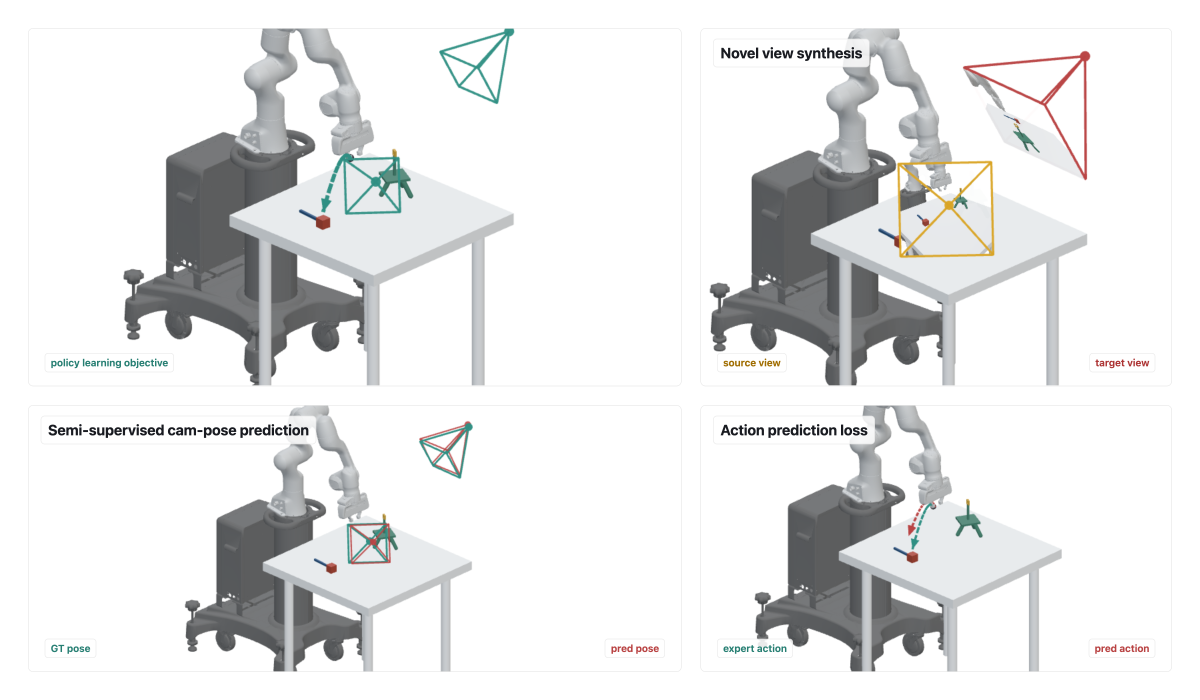
#> input picture figures/teaser.png, 3600 x 2100 px (shown at 1/3 size)
$ python render_pipeline_figure.py
#> lines starting #> are read from the running program, lines starting #| are printed output that depends on the picture
from __future__ import annotations

import colorsys
import math
from pathlib import Path

import numpy as np
from PIL import Image, ImageDraw, ImageFilter, ImageFont, ImageOps


ROOT = Path(__file__).resolve().parents[1]
OUT = ROOT / "pipeline.png"
ASSETS = ROOT / "pipeline_assets"

W, H = 3200, 1600
FONT = Path("/System/Library/Fonts/Supplemental/Arial.ttf")
BOLD = Path("/System/Library/Fonts/Supplemental/Arial Bold.ttf")
BLACK = Path("/System/Library/Fonts/Supplemental/Arial Black.ttf")


def font(size: int, bold: bool = False, black: bool = False) -> ImageFont.FreeTypeFont:
    return ImageFont.truetype(str(BLACK if black else (BOLD if bold else FONT)), size)


F_TITLE = font(76, black=True)
F_SUB = font(38)
F_PANEL = font(46, bold=True)
F_BAND = font(43, bold=True)
F_LABEL = font(40, bold=True)
F_SMALL = font(32)
F_TINY = font(31)
F_CHIP = font(29, bold=True)

C_TEXT = "#171b25"
C_MUTED = "#66758d"
C_LINE = "#d7e0ea"
C_TEAL = "#159d8c"
C_TEAL_DARK = "#0d7f74"
C_RED = "#c74b4e"
C_ORANGE = "#e88412"
C_BLUE = "#2d95c4"
C_PURPLE = "#7b66ff"
C_GREEN_FILL = "#e9f7ef"
C_GREEN_STROKE = "#bde8cf"
C_CYAN_FILL = "#eaf9fb"
C_CYAN_STROKE = "#b9e8ee"
C_PURPLE_FILL = "#f0ecff"
C_ORANGE_FILL = "#fff5e8"

img = Image.new("RGB", (W, H), "#f8fafc")
d = ImageDraw.Draw(img)


def rounded(box, r=20, fill="white", outline=C_LINE, width=3):
    d.rounded_rectangle(box, radius=r, fill=fill, outline=outline, width=width)


def shadowed_panel(box, r=24, fill="white"):
    x0, y0, x1, y1 = box
    layer = Image.new("RGBA", (W, H), (0, 0, 0, 0))
    ld = ImageDraw.Draw(layer)
    ld.rounded_rectangle((x0 + 8, y0 + 12, x1 + 8, y1 + 12), radius=r, fill=(20, 35, 55, 23))
    layer = layer.filter(ImageFilter.GaussianBlur(18))
    img.paste(Image.alpha_composite(img.convert("RGBA"), layer).convert("RGB"))
    d.rounded_rectangle(box, radius=r, fill=fill, outline=C_LINE, width=3)


def paste_cover(src, box, radius=0, border=None, bw=0, bg="#ffffff"):
    x0, y0, x1, y1 = map(int, box)
    tw, th = x1 - x0, y1 - y0
    fitted = ImageOps.fit(src.convert("RGB"), (tw, th), method=Image.Resampling.LANCZOS, centering=(0.5, 0.5))
    if radius:
        mask = Image.new("L", (tw, th), 0)
        md = ImageDraw.Draw(mask)
        md.rounded_rectangle((0, 0, tw, th), radius=radius, fill=255)
        bgim = Image.new("RGB", (tw, th), bg)
        bgim.paste(fitted, (0, 0), mask)
        img.paste(bgim, (x0, y0))
    else:
        img.paste(fitted, (x0, y0))
    if border and bw:
        d.rounded_rectangle((x0, y0, x1, y1), radius=radius, outline=border, width=bw)


def text_center(xy, text, fnt, fill=C_TEXT):
    x, y = xy
    box = d.textbbox((0, 0), text, font=fnt)
    d.text((x - (box[2] - box[0]) / 2, y - (box[3] - box[1]) / 2), text, font=fnt, fill=fill)


def text_fit_center(xy, text, size, max_width, fill=C_TEXT, bold=False, min_size=17):
    chosen = size
    fnt = font(chosen, bold=bold)
    while chosen > min_size:
        box = d.textbbox((0, 0), text, font=fnt)
        if box[2] - box[0] <= max_width:
            break
        chosen -= 1
        fnt = font(chosen, bold=bold)
    text_center(xy, text, fnt, fill=fill)


def text_multiline_fit_center(xy, text, size, max_width, fill=C_TEXT, bold=False, min_size=17, line_gap=3):
    lines = [line for line in text.split("\n") if line]
    chosen = size
    fnt = font(chosen, bold=bold)
    while chosen > min_size:
        widths = [d.textbbox((0, 0), line, font=fnt)[2] for line in lines]
        if widths and max(widths) <= max_width:
            break
        chosen -= 1
        fnt = font(chosen, bold=bold)
    heights = [d.textbbox((0, 0), line, font=fnt)[3] - d.textbbox((0, 0), line, font=fnt)[1] for line in lines]
    line_h = max(heights) if heights else chosen
    total_h = line_h * len(lines) + line_gap * max(0, len(lines) - 1)
    x, y = xy
    start_y = y - total_h / 2 + line_h / 2
    for i, line in enumerate(lines):
        text_center((x, start_y + i * (line_h + line_gap)), line, fnt, fill=fill)


def arrow(points, color="#1c9b8e", width=9, head=26):
    pts = [(int(x), int(y)) for x, y in points]
    for a, b in zip(pts[:-1], pts[1:]):
        d.line([a, b], fill=color, width=width)
    if len(pts) < 2:
        return
    (x0, y0), (x1, y1) = pts[-2], pts[-1]
    dx, dy = x1 - x0, y1 - y0
    length = math.hypot(dx, dy)
    if length == 0:
        return
    ux, uy = dx / length, dy / length
    px, py = -uy, ux
    p1 = (x1, y1)
    p2 = (x1 - ux * head + px * head * 0.48, y1 - uy * head + py * head * 0.48)
    p3 = (x1 - ux * head - px * head * 0.48, y1 - uy * head - py * head * 0.48)
    d.polygon([p1, p2, p3], fill=color)


def node(box, title, sub=None, stroke=C_TEAL, fill="white", title_color=C_TEXT, title_size=35):
    rounded(box, r=16, fill=fill, outline=stroke, width=4)
    x0, y0, x1, _ = box
    text_center(((x0 + x1) / 2, y0 + 54), title, font(title_size, bold=True), fill=title_color)
    if sub:
        text_center(((x0 + x1) / 2, y0 + 100), sub, F_SMALL, fill=C_MUTED)


# [34 lines left out: functions chip, dropout_overlay, not called in this run]


def labeled_tile(src, box, label, stroke, label_color=None, label_size=26, image_frac=0.72, overlay_drop=False):
    x0, y0, x1, y1 = map(int, box)
    rounded((x0, y0, x1, y1), r=14, fill="white", outline=stroke, width=4)
    pad = 11
    im_bottom = y0 + int((y1 - y0) * image_frac)
    paste_cover(src, (x0 + pad, y0 + pad, x1 - pad, im_bottom), radius=9)
    if overlay_drop:
        dropout_overlay((x0 + pad, y0 + pad, x1 - pad, im_bottom), "p_drop")
    if "\n" in label:
        text_multiline_fit_center(((x0 + x1) / 2, y1 - 48), label, label_size, (x1 - x0) - 18, fill=label_color or stroke, bold=True)
    else:
        text_fit_center(((x0 + x1) / 2, y1 - 22), label, label_size, (x1 - x0) - 18, fill=label_color or stroke, bold=True)


# [10 lines left out: function pair_card, not called in this run]


def scene_token_glyph(box, label, stroke=C_TEAL, fill="#def7e3", label_size=22):
    x0, y0, x1, y1 = map(int, box)
    rounded((x0, y0, x1, y1), r=16, fill="white", outline=stroke, width=4)
    token_w, token_h = 38, 62
    start_x = x0 + (x1 - x0 - token_w) // 2
    top = y0 + 18
    d.rounded_rectangle((start_x, top, start_x + token_w, top + token_h), radius=7, fill=fill, outline="#65c878", width=3)
    for yy in (13, 31, 49):
        d.line((start_x + 8, top + yy, start_x + token_w - 8, top + yy), fill="#9ee0aa", width=2)
    if "\n" in label:
        text_multiline_fit_center(((x0 + x1) / 2, y1 - 36), label, label_size, (x1 - x0) - 18, fill=stroke, bold=True, line_gap=1)
    else:
        text_fit_center(((x0 + x1) / 2, y1 - 23), label, label_size, (x1 - x0) - 18, fill=stroke, bold=True)


def plucker(size=(330, 185), phase=0.0, variant="A"):
    w, h = size
    yy, xx = np.mgrid[0:h, 0:w]
    if variant == "A":
        cx = w * (0.44 + 0.018 * math.sin(phase * 11.0))
        cy = h * (0.48 + 0.014 * math.cos(phase * 13.0))
        hue_base = 0.48
        ray_sat = 0.82
        ring_color = (255, 255, 255, 78)
    else:
        cx = w * (0.59 + 0.015 * math.cos(phase * 9.0))
        cy = h * (0.56 + 0.018 * math.sin(phase * 15.0))
        hue_base = 0.02
        ray_sat = 0.90
        ring_color = (255, 244, 232, 95)
    nx = (xx - cx) / max(1.0, w * 0.5)
    ny = (yy - cy) / max(1.0, h * 0.5)
    radius = np.clip(np.sqrt(nx * nx + ny * ny), 0.0, 1.2)
    angle = np.arctan2(ny, nx)
    if variant == "A":
        hue = (angle / (2 * np.pi) * 0.55 + hue_base + phase * 0.18) % 1.0
        texture = 0.035 * np.cos(18.0 * radius - phase * 8.0)
    else:
        diagonal = (xx / max(1, w) * 0.75 + yy / max(1, h) * 0.25)
        hue = (hue_base + 0.14 * np.sin(angle * 2.0 + phase * 5.0) + 0.08 * diagonal) % 1.0
        texture = 0.045 * np.sin((xx + 1.35 * yy) * 0.055 + phase * 12.0)
    sat = np.clip(0.58 + 0.34 * radius, 0.0, 1.0)
    val = np.clip(0.98 - 0.16 * radius + texture, 0.0, 1.0)
    arr = np.zeros((h, w, 3), dtype=np.uint8)
    for y in range(h):
        for x in range(w):
            r, g, b = colorsys.hsv_to_rgb(float(hue[y, x]), float(sat[y, x]), float(val[y, x]))
            arr[y, x] = (int(r * 255), int(g * 255), int(b * 255))
    out = Image.fromarray(arr, "RGB")
    layer = Image.new("RGBA", (w, h), (0, 0, 0, 0))
    od = ImageDraw.Draw(layer)

    # Perspective-style ray maps. A and B use intentionally different visual
    # structure so the paper figure does not read them as duplicated tiles.
    max_r = int(math.hypot(w, h))
    if variant == "A":
        for frac in (0.24, 0.48, 0.72, 0.96):
            rx = max_r * frac * 0.50
            ry = max_r * frac * 0.32
            od.ellipse((cx - rx, cy - ry, cx + rx, cy + ry), outline=ring_color, width=2)
    else:
        for offset in range(-h, w + h, max(22, w // 12)):
            od.line((offset, h + 8, offset + h * 1.35, -8), fill=ring_color, width=2)

    def edge_point(theta, margin=7):
        c, s = math.cos(theta), math.sin(theta)
        ts = []
        if abs(c) > 1e-5:
            ts.append(((w - margin - cx) / c) if c > 0 else ((margin - cx) / c))
        if abs(s) > 1e-5:
            ts.append(((h - margin - cy) / s) if s > 0 else ((margin - cy) / s))
        t = min(t for t in ts if t > 0)
        return cx + t * c, cy + t * s

    ray_count = 22 if variant == "A" else 16
    for i in range(ray_count):
        if variant == "A":
            theta = 2 * math.pi * i / ray_count + phase * 1.7
        else:
            theta = -0.85 + (1.70 * i / max(1, ray_count - 1)) + phase * 0.35
        ex, ey = edge_point(theta)
        rr, gg, bb = colorsys.hsv_to_rgb((theta / (2 * math.pi) + hue_base + phase * 0.23) % 1.0, ray_sat, 0.55)
        alpha = 178 if variant == "A" else 205
        col = (int(rr * 255), int(gg * 255), int(bb * 255), alpha)
        width = (3 if w >= 300 else 2) if variant == "A" else (4 if w >= 300 else 3)
        od.line((cx, cy, ex, ey), fill=col, width=width)
        ux, uy = math.cos(theta), math.sin(theta)
        px, py = -uy, ux
        head = max(8, min(w, h) * 0.055)
        tip = (ex, ey)
        p1 = (ex - ux * head + px * head * 0.44, ey - uy * head + py * head * 0.44)
        p2 = (ex - ux * head - px * head * 0.44, ey - uy * head - py * head * 0.44)
        od.polygon((tip, p1, p2), fill=col)

    center_outline = (23, 83, 92, 230) if variant == "A" else (128, 46, 42, 230)
    od.ellipse((cx - 9, cy - 9, cx + 9, cy + 9), fill=(255, 255, 255, 245), outline=center_outline, width=3)
    od.ellipse((cx - 3, cy - 3, cx + 3, cy + 3), fill=center_outline)
    return Image.alpha_composite(out.convert("RGBA"), layer).convert("RGB")


def main():
    teaser = Image.open(ROOT / "teaser.png").convert("RGB")
#> teaser is the input picture: PIL image 3600x2100 RGB; mean R, G, B 231.2, 231.7, 231.8
    view_a = Image.open(ASSETS / "inputA_direct.png").convert("RGB")
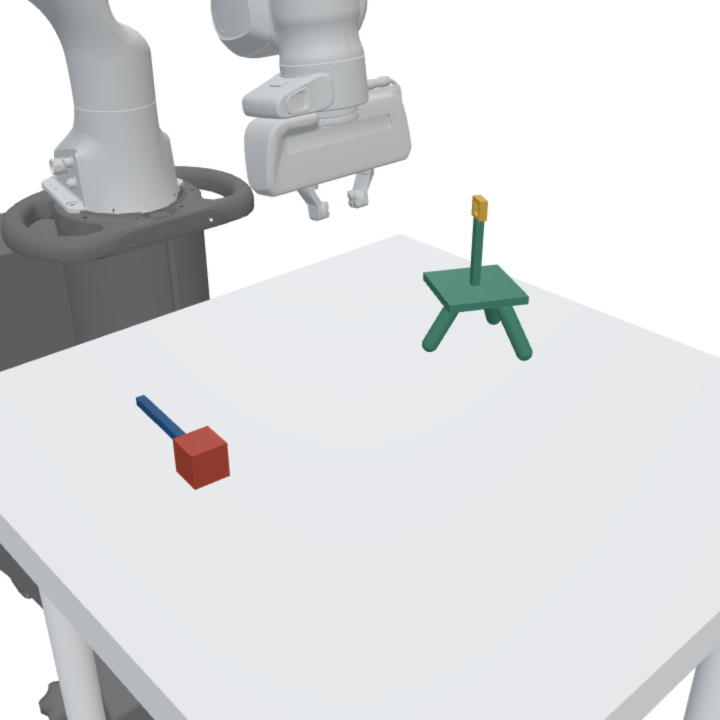
#> input picture figures/pipeline_assets/inputA_direct.png, 1440 x 1440 px (shown at 1/2 size)
#> view_a is the input picture: PIL image 1440x1440 RGB; mean R, G, B 219.7, 221.4, 222.7
    view_b = Image.open(ASSETS / "inputB_direct.png").convert("RGB")
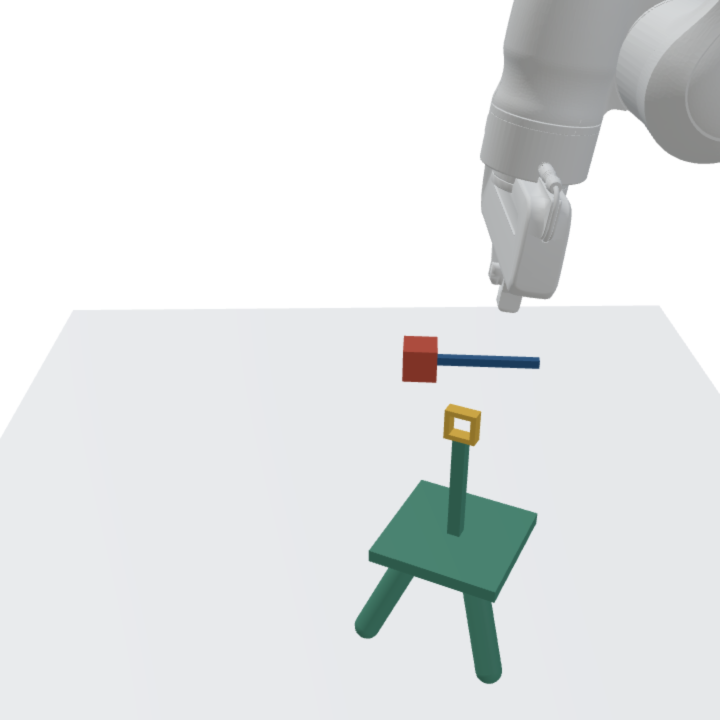
#> input picture figures/pipeline_assets/inputB_direct.png, 1440 x 1440 px (shown at 1/2 size)
#> view_b is the input picture: PIL image 1440x1440 RGB; mean R, G, B 227.1, 229.7, 230.2
    scene_crop = teaser.crop((120, 95, 2050, 950))
    action_crop = teaser.crop((2200, 1375, 3380, 1810))
    ray_a = plucker((420, 235), 0.03, "A")
    ray_b = plucker((420, 235), 0.42, "B")

    d.text((58, 42), "End-to-end camera-pose policy variants", font=F_TITLE, fill=C_TEXT)
    d.text((62, 124), "Each model predicts camera pose inside the policy; action and NVS losses train the geometry module jointly with the encoder.", font=F_SUB, fill=C_MUTED)

    left = (46, 190, 820, 1536)
    right = (850, 190, 3154, 1536)
    shadowed_panel(left)
    shadowed_panel(right)
#> call 2 of shadowed_panel, with box = (850, 190, 3154, 1536), r = 24, fill = 'white'
#> in shadowed_panel (call 2), `layer = layer.filter(ImageFilter.GaussianBlur(18))`:
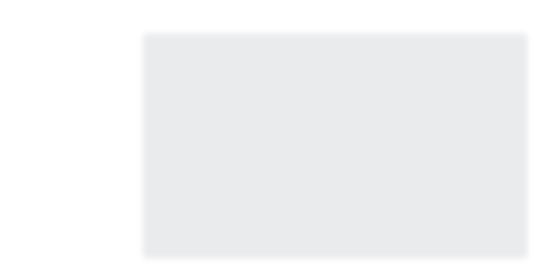
#> layer: PIL image 3200x1600 RGBA (shown at 1/6 size); mean R, G, B, A 12.1, 21.2, 33.3, 13.9; transparent parts drawn white
    d.text((88, 238), "Scene + input views", font=F_PANEL, fill=C_TEXT)
    d.text((902, 238), "Model variants", font=F_PANEL, fill=C_TEXT)

    rounded((88, 318, 778, 910), r=22, fill="#fbfdff", outline=C_LINE, width=3)
    paste_cover(scene_crop, (112, 346, 754, 882), radius=16)
    for box, label, col, im in [
        ((88, 1010, 420, 1510), "Source view", C_TEAL, view_a),
        ((448, 1010, 778, 1510), "Target view", C_RED, view_b),
    ]:
        rounded(box, r=20, fill="#fbfdff", outline=C_LINE, width=3)
        x0, y0, x1, y1 = box
        paste_cover(im, (x0 + 22, y0 + 28, x1 - 22, y1 - 102), radius=14, border=col, bw=6)
        text_fit_center(((x0 + x1) / 2, y1 - 54), label, 42, (x1 - x0) - 36, fill=col, bold=True)
#> this loop made 2 passes
#> (label, col, tw in paste_cover) on passes 1 to 2: ('Source view', '#159d8c', 288), ('Target view', '#c74b4e', 286)
#> pass 1, in paste_cover (call 2), `fitted = ImageOps.fit(src.convert("RGB"), (tw, th), method=Image.Resam..`:
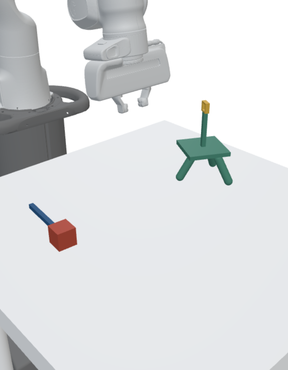
#> fitted: PIL image 288x370 RGB; mean R, G, B 220.2, 222.1, 223.4

    def rgb_views_card(box, title="RGB views"):
        x0, y0, x1, y1 = map(int, box)
        rounded((x0, y0, x1, y1), r=18, fill="white", outline=C_LINE, width=4)
        text_fit_center(((x0 + x1) / 2, y0 + 42), title, 39, x1 - x0 - 28, fill=C_TEXT, bold=True)
        tile_w = int((x1 - x0 - 78) / 2)
        labeled_tile(view_a, (x0 + 24, y0 + 86, x0 + 24 + tile_w, y1 - 24), "View A", C_TEAL, label_size=31, image_frac=0.66)
        labeled_tile(view_b, (x0 + 54 + tile_w, y0 + 86, x0 + 54 + tile_w * 2, y1 - 24), "View B", C_RED, label_size=31, image_frac=0.66)

    def ray_maps_card(box):
        x0, y0, x1, y1 = map(int, box)
        rounded((x0, y0, x1, y1), r=18, fill="white", outline=C_BLUE, width=4)
        text_fit_center(((x0 + x1) / 2, y0 + 42), "Predicted rays", 39, x1 - x0 - 28, fill=C_BLUE, bold=True)
        tile_w = int((x1 - x0 - 80) / 2)
        labeled_tile(ray_a, (x0 + 24, y0 + 88, x0 + 24 + tile_w, y1 - 24), "ray A", C_TEAL, label_size=31, image_frac=0.66)
        labeled_tile(ray_b, (x0 + 56 + tile_w, y0 + 88, x0 + 56 + tile_w * 2, y1 - 24), "ray B", C_RED, label_size=31, image_frac=0.66)

    def pose_block(box, aux_y=None):
        node(box, "Pose", "predictor", stroke=C_PURPLE, fill=C_PURPLE_FILL, title_color=C_TEXT, title_size=42)
        if aux_y is not None:
            x0, _, x1, _ = box
            rounded((x0 - 18, aux_y, x1 + 18, aux_y + 84), r=12, fill="white", outline=C_PURPLE, width=3)
            text_multiline_fit_center(((x0 + x1) / 2, aux_y + 43), "semi-supervised\npose loss", 31, (x1 - x0) + 10, fill=C_PURPLE, bold=True)
#> the loop in text_multiline_fit_center, `while chosen > min_size:` made 4 passes
#> widths on passes 1 to 4: [254, 144], [246, 139], [238, 134], [230, 130]
#> after the loop in text_multiline_fit_center, `while chosen > min_size:`: chosen = 28
#> in text_multiline_fit_center, `heights = [d.textbbox((0, 0), line, font=fnt)[3] - d.textbbox((0, 0), ..`: heights = [27, 27]
#> in text_multiline_fit_center, `line_h = max(heights) if heights else chosen`: line_h = 27
#> in text_multiline_fit_center, `total_h = line_h * len(lines) + line_gap * max(0, len(lines) - 1)`: total_h = 57
#> in text_multiline_fit_center, `start_y = y - total_h / 2 + line_h / 2`: start_y = 742
#> the loop in text_multiline_fit_center, `for i, line in enumerate(lines):` made 2 passes
#> box in text_center on passes 1 to 2: (0, 5, 230, 32), (0, 5, 130, 32)

    band_a = (895, 320, 3110, 820)
    rounded(band_a, r=22, fill=C_GREEN_FILL, outline=C_GREEN_STROKE, width=3)
    d.text((940, 374), "A  E2E camera-pose action policy", font=F_BAND, fill=C_TEAL_DARK)
    rgb_views_card((940, 452, 1276, 748))
    pose_block((1350, 528, 1574, 678), aux_y=714)
    ray_maps_card((1650, 452, 2020, 748))
#> in paste_cover (call 7), `fitted = ImageOps.fit(src.convert("RGB"), (tw, th), method=Image.Resam..`:
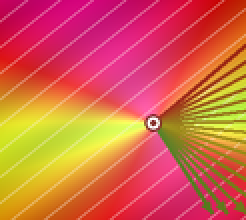
#> fitted: PIL image 123x110 RGB (shown 2 times larger); mean R, G, B 212.7, 101.2, 73.3
    node((2100, 528, 2374, 678), "Observation", "encoder", stroke="#35ad67", fill="white", title_size=39)
    node((2454, 528, 2684, 678), "Action", "expert", stroke=C_ORANGE, fill=C_ORANGE_FILL, title_size=41)
    labeled_tile(action_crop, (2760, 444, 3026, 752), "action\nobjective", C_ORANGE, label_size=34, image_frac=0.66)
#> in paste_cover (call 8), `img.paste(bgim, (x0, y0))`:
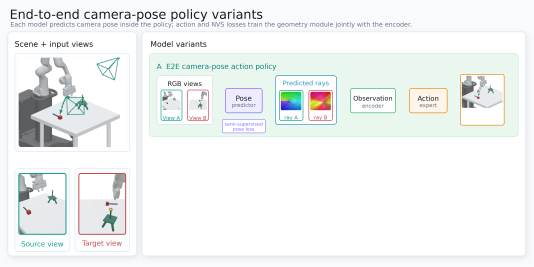
#> img: PIL image 3200x1600 RGB (shown at 1/6 size); mean R, G, B 239.9, 243, 242.6
#> the loop in text_multiline_fit_center (call 2), `while chosen > min_size:` made 1 pass
#> widths on pass 1: [105, 155]
#> the loop in text_multiline_fit_center (call 2), `for i, line in enumerate(lines):` made 2 passes
#> box in text_center on passes 1 to 2: (0, 6, 105, 32), (0, 6, 155, 39)
    arrow([(1276, 600), (1350, 600)], color=C_PURPLE, width=9)
    arrow([(1574, 600), (1650, 600)], color=C_BLUE, width=9)
    arrow([(2020, 600), (2100, 600)], color=C_TEAL, width=9)
    arrow([(2374, 600), (2454, 600)], color=C_ORANGE, width=9)
    arrow([(2684, 600), (2760, 600)], color=C_ORANGE, width=9)

    band_b = (895, 885, 3110, 1512)
    rounded(band_b, r=22, fill=C_CYAN_FILL, outline=C_CYAN_STROKE, width=3)
    d.text((940, 942), "B  E2E camera-pose NVS policy", font=F_BAND, fill=C_TEAL_DARK)
    rgb_views_card((940, 1014, 1276, 1304))
#> in paste_cover (call 9), `fitted = ImageOps.fit(src.convert("RGB"), (tw, th), method=Image.Resam..`:
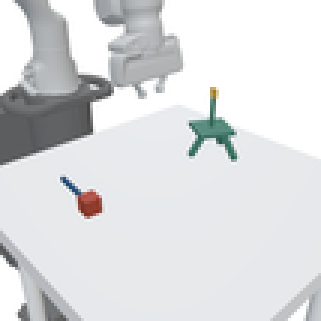
#> fitted: PIL image 107x107 RGB (shown 3 times larger); mean R, G, B 219.5, 221.3, 222.6
    pose_block((1350, 1084, 1574, 1234), aux_y=1272)
    ray_maps_card((1650, 1014, 2020, 1304))
    arrow([(1276, 1158), (1350, 1158)], color=C_PURPLE, width=9)
    arrow([(1574, 1158), (1650, 1158)], color=C_BLUE, width=9)

    node((2072, 1078, 2366, 1234), "Scene-token", "encoder", stroke=C_TEAL, fill="white", title_size=38)
    scene_token_glyph((2130, 928, 2310, 1064), "scene token", label_size=29)
    scene_token_glyph((2428, 1076, 2608, 1232), "updated\nscene token", label_size=31)
    labeled_tile(ray_b, (2422, 928, 2632, 1068), "target ray\nquery", C_RED, label_color=C_RED, label_size=28, image_frac=0.48)
    node((2700, 960, 2884, 1108), "NVS", "decoder", stroke=C_BLUE, fill="#eef9ff", title_size=41)
    labeled_tile(view_b, (2934, 922, 3096, 1148), "NVS\nobjective", C_RED, label_size=28, image_frac=0.54)
    node((2700, 1270, 2884, 1418), "Action", "expert", stroke=C_ORANGE, fill=C_ORANGE_FILL, title_size=39)
    labeled_tile(action_crop, (2934, 1228, 3096, 1454), "action\nobjective", C_ORANGE, label_size=28, image_frac=0.54)
    arrow([(2020, 1158), (2072, 1158)], color=C_TEAL, width=9)
    arrow([(2220, 1064), (2220, 1078)], color=C_TEAL, width=8, head=18)
    arrow([(2366, 1156), (2428, 1156)], color=C_TEAL, width=9)
    arrow([(2608, 1188), (2652, 1188), (2652, 1034), (2700, 1034)], color=C_BLUE, width=8)
    arrow([(2632, 998), (2700, 998)], color=C_RED, width=8, head=20)
    arrow([(2884, 1034), (2934, 1034)], color=C_RED, width=8)
    arrow([(2608, 1220), (2652, 1220), (2652, 1344), (2700, 1344)], color=C_ORANGE, width=8)
    arrow([(2884, 1344), (2934, 1344)], color=C_ORANGE, width=8)

    img.save(OUT, quality=98)


if __name__ == "__main__":
    main()
